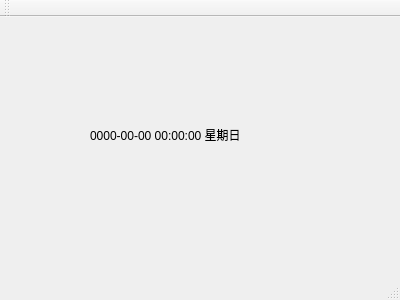
<?xml version="1.0" encoding="UTF-8"?>
<ui version="4.0">
 <class>MainWindow</class>
 <widget class="QMainWindow" name="MainWindow">
  <property name="geometry">
   <rect>
    <x>0</x>
    <y>0</y>
    <width>400</width>
    <height>300</height>
   </rect>
  </property>
  <property name="windowTitle">
   <string>MainWindow</string>
  </property>
  <widget class="QWidget" name="centralWidget">
   <widget class="QLabel" name="label">
    <property name="geometry">
     <rect>
      <x>90</x>
      <y>110</y>
      <width>211</width>
      <height>16</height>
     </rect>
    </property>
    <property name="text">
     <string>0000-00-00 00:00:00 星期日</string>
    </property>
   </widget>
  </widget>
  <widget class="QMenuBar" name="menuBar">
   <property name="geometry">
    <rect>
     <x>0</x>
     <y>0</y>
     <width>400</width>
     <height>24</height>
    </rect>
   </property>
  </widget>
  <widget class="QToolBar" name="mainToolBar">
   <attribute name="toolBarArea">
    <enum>TopToolBarArea</enum>
   </attribute>
   <attribute name="toolBarBreak">
    <bool>false</bool>
   </attribute>
  </widget>
  <widget class="QStatusBar" name="statusBar"/>
 </widget>
 <layoutdefault spacing="6" margin="11"/>
 <resources/>
 <connections/>
</ui>
